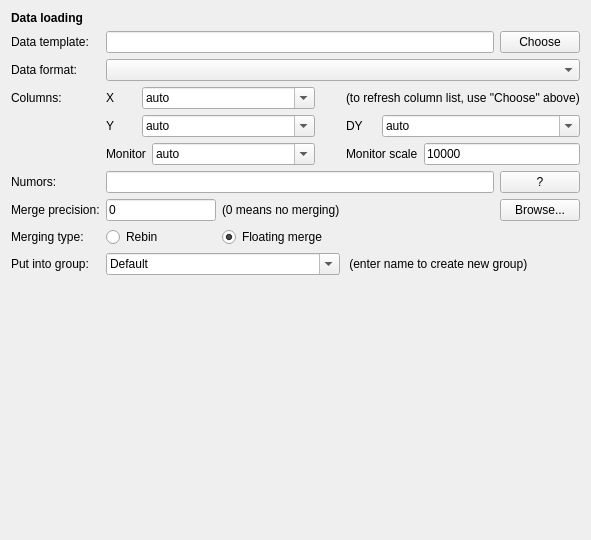
<?xml version="1.0" encoding="UTF-8"?>
<ui version="4.0">
 <class>Form</class>
 <widget class="QWidget" name="Form">
  <property name="geometry">
   <rect>
    <x>0</x>
    <y>0</y>
    <width>591</width>
    <height>540</height>
   </rect>
  </property>
  <property name="windowTitle">
   <string>Form</string>
  </property>
  <layout class="QHBoxLayout" name="horizontalLayout">
   <item>
    <layout class="QGridLayout" name="gridLayout">
     <item row="4" column="1" colspan="2">
      <layout class="QHBoxLayout" name="horizontalLayout_2">
       <item>
        <widget class="QLabel" name="label_5">
         <property name="sizePolicy">
          <sizepolicy hsizetype="Fixed" vsizetype="Preferred">
           <horstretch>0</horstretch>
           <verstretch>0</verstretch>
          </sizepolicy>
         </property>
         <property name="minimumSize">
          <size>
           <width>30</width>
           <height>0</height>
          </size>
         </property>
         <property name="text">
          <string>Y</string>
         </property>
        </widget>
       </item>
       <item>
        <widget class="QComboBox" name="ycolBox">
         <property name="editable">
          <bool>true</bool>
         </property>
         <item>
          <property name="text">
           <string>auto</string>
          </property>
         </item>
        </widget>
       </item>
       <item>
        <spacer name="horizontalSpacer_2">
         <property name="orientation">
          <enum>Qt::Horizontal</enum>
         </property>
         <property name="sizeType">
          <enum>QSizePolicy::Fixed</enum>
         </property>
         <property name="sizeHint" stdset="0">
          <size>
           <width>25</width>
           <height>20</height>
          </size>
         </property>
        </spacer>
       </item>
      </layout>
     </item>
     <item row="10" column="1">
      <spacer name="verticalSpacer">
       <property name="orientation">
        <enum>Qt::Vertical</enum>
       </property>
       <property name="sizeHint" stdset="0">
        <size>
         <width>20</width>
         <height>40</height>
        </size>
       </property>
      </spacer>
     </item>
     <item row="11" column="0" colspan="5">
      <widget class="QDialogButtonBox" name="buttonBox">
       <property name="standardButtons">
        <set>QDialogButtonBox::NoButton</set>
       </property>
      </widget>
     </item>
     <item row="8" column="0">
      <widget class="QLabel" name="label_13">
       <property name="text">
        <string>Merging type:</string>
       </property>
      </widget>
     </item>
     <item row="8" column="1">
      <widget class="QRadioButton" name="rbRebin">
       <property name="text">
        <string>Rebin</string>
       </property>
       <property name="checked">
        <bool>false</bool>
       </property>
      </widget>
     </item>
     <item row="8" column="2">
      <widget class="QRadioButton" name="rbFloatMerge">
       <property name="text">
        <string>Floating merge</string>
       </property>
       <property name="checkable">
        <bool>true</bool>
       </property>
       <property name="checked">
        <bool>true</bool>
       </property>
      </widget>
     </item>
     <item row="0" column="0" colspan="2">
      <widget class="QLabel" name="label_10">
       <property name="font">
        <font>
         <weight>75</weight>
         <bold>true</bold>
        </font>
       </property>
       <property name="text">
        <string>Data loading</string>
       </property>
      </widget>
     </item>
     <item row="6" column="0">
      <widget class="QLabel" name="label_6">
       <property name="sizePolicy">
        <sizepolicy hsizetype="Fixed" vsizetype="Preferred">
         <horstretch>0</horstretch>
         <verstretch>0</verstretch>
        </sizepolicy>
       </property>
       <property name="text">
        <string>Numors:</string>
       </property>
      </widget>
     </item>
     <item row="6" column="1" colspan="3">
      <widget class="QLineEdit" name="numorsEdit"/>
     </item>
     <item row="6" column="4">
      <widget class="QPushButton" name="numorHelpBtn">
       <property name="text">
        <string>?</string>
       </property>
      </widget>
     </item>
     <item row="7" column="0">
      <widget class="QLabel" name="label_7">
       <property name="sizePolicy">
        <sizepolicy hsizetype="Fixed" vsizetype="Preferred">
         <horstretch>0</horstretch>
         <verstretch>0</verstretch>
        </sizepolicy>
       </property>
       <property name="text">
        <string>Merge precision:</string>
       </property>
      </widget>
     </item>
     <item row="7" column="1">
      <widget class="QLineEdit" name="precisionEdit">
       <property name="sizePolicy">
        <sizepolicy hsizetype="Ignored" vsizetype="Fixed">
         <horstretch>0</horstretch>
         <verstretch>0</verstretch>
        </sizepolicy>
       </property>
       <property name="text">
        <string>0</string>
       </property>
      </widget>
     </item>
     <item row="7" column="2">
      <widget class="QLabel" name="label_12">
       <property name="text">
        <string>(0 means no merging)</string>
       </property>
      </widget>
     </item>
     <item row="7" column="4">
      <widget class="QPushButton" name="browseBtn">
       <property name="text">
        <string>Browse...</string>
       </property>
      </widget>
     </item>
     <item row="3" column="1" colspan="2">
      <layout class="QHBoxLayout" name="horizontalLayout_4">
       <item>
        <widget class="QLabel" name="label_4">
         <property name="sizePolicy">
          <sizepolicy hsizetype="Fixed" vsizetype="Preferred">
           <horstretch>0</horstretch>
           <verstretch>0</verstretch>
          </sizepolicy>
         </property>
         <property name="minimumSize">
          <size>
           <width>30</width>
           <height>0</height>
          </size>
         </property>
         <property name="text">
          <string>X</string>
         </property>
        </widget>
       </item>
       <item>
        <widget class="QComboBox" name="xcolBox">
         <property name="editable">
          <bool>true</bool>
         </property>
         <item>
          <property name="text">
           <string>auto</string>
          </property>
         </item>
        </widget>
       </item>
       <item>
        <spacer name="horizontalSpacer">
         <property name="orientation">
          <enum>Qt::Horizontal</enum>
         </property>
         <property name="sizeType">
          <enum>QSizePolicy::Fixed</enum>
         </property>
         <property name="sizeHint" stdset="0">
          <size>
           <width>25</width>
           <height>20</height>
          </size>
         </property>
        </spacer>
       </item>
      </layout>
     </item>
     <item row="5" column="3" colspan="2">
      <layout class="QHBoxLayout" name="horizontalLayout_6">
       <item>
        <widget class="QLabel" name="label_9">
         <property name="sizePolicy">
          <sizepolicy hsizetype="Fixed" vsizetype="Preferred">
           <horstretch>0</horstretch>
           <verstretch>0</verstretch>
          </sizepolicy>
         </property>
         <property name="text">
          <string>Monitor scale</string>
         </property>
        </widget>
       </item>
       <item>
        <widget class="QLineEdit" name="monscaleEdit">
         <property name="text">
          <string>10000</string>
         </property>
        </widget>
       </item>
      </layout>
     </item>
     <item row="1" column="0">
      <widget class="QLabel" name="label_2">
       <property name="sizePolicy">
        <sizepolicy hsizetype="Fixed" vsizetype="Preferred">
         <horstretch>0</horstretch>
         <verstretch>0</verstretch>
        </sizepolicy>
       </property>
       <property name="text">
        <string>Data template:</string>
       </property>
      </widget>
     </item>
     <item row="1" column="1" colspan="3">
      <widget class="QLineEdit" name="templateEdit">
       <property name="readOnly">
        <bool>true</bool>
       </property>
      </widget>
     </item>
     <item row="1" column="4">
      <widget class="QPushButton" name="settemplateBtn">
       <property name="sizePolicy">
        <sizepolicy hsizetype="Fixed" vsizetype="Fixed">
         <horstretch>0</horstretch>
         <verstretch>0</verstretch>
        </sizepolicy>
       </property>
       <property name="text">
        <string> Choose </string>
       </property>
       <property name="icon">
        <iconset theme="document-open">
         <normaloff/>
        </iconset>
       </property>
      </widget>
     </item>
     <item row="2" column="0">
      <widget class="QLabel" name="label">
       <property name="sizePolicy">
        <sizepolicy hsizetype="Fixed" vsizetype="Preferred">
         <horstretch>0</horstretch>
         <verstretch>0</verstretch>
        </sizepolicy>
       </property>
       <property name="text">
        <string>Data format:</string>
       </property>
      </widget>
     </item>
     <item row="2" column="1" colspan="4">
      <widget class="QComboBox" name="dataformatBox"/>
     </item>
     <item row="3" column="0">
      <widget class="QLabel" name="label_3">
       <property name="sizePolicy">
        <sizepolicy hsizetype="Fixed" vsizetype="Preferred">
         <horstretch>0</horstretch>
         <verstretch>0</verstretch>
        </sizepolicy>
       </property>
       <property name="text">
        <string>Columns:</string>
       </property>
      </widget>
     </item>
     <item row="4" column="3" colspan="2">
      <layout class="QHBoxLayout" name="horizontalLayout_3">
       <item>
        <widget class="QLabel" name="label_11">
         <property name="sizePolicy">
          <sizepolicy hsizetype="Fixed" vsizetype="Preferred">
           <horstretch>0</horstretch>
           <verstretch>0</verstretch>
          </sizepolicy>
         </property>
         <property name="minimumSize">
          <size>
           <width>30</width>
           <height>0</height>
          </size>
         </property>
         <property name="text">
          <string>DY</string>
         </property>
        </widget>
       </item>
       <item>
        <widget class="QComboBox" name="dycolBox">
         <property name="editable">
          <bool>true</bool>
         </property>
         <item>
          <property name="text">
           <string>auto</string>
          </property>
         </item>
        </widget>
       </item>
      </layout>
     </item>
     <item row="5" column="1" colspan="2">
      <layout class="QHBoxLayout" name="horizontalLayout_5">
       <item>
        <widget class="QLabel" name="label_8">
         <property name="sizePolicy">
          <sizepolicy hsizetype="Fixed" vsizetype="Preferred">
           <horstretch>0</horstretch>
           <verstretch>0</verstretch>
          </sizepolicy>
         </property>
         <property name="text">
          <string>Monitor</string>
         </property>
        </widget>
       </item>
       <item>
        <widget class="QComboBox" name="moncolBox">
         <property name="editable">
          <bool>true</bool>
         </property>
         <item>
          <property name="text">
           <string>auto</string>
          </property>
         </item>
        </widget>
       </item>
       <item>
        <spacer name="horizontalSpacer_3">
         <property name="orientation">
          <enum>Qt::Horizontal</enum>
         </property>
         <property name="sizeType">
          <enum>QSizePolicy::Fixed</enum>
         </property>
         <property name="sizeHint" stdset="0">
          <size>
           <width>25</width>
           <height>20</height>
          </size>
         </property>
        </spacer>
       </item>
      </layout>
     </item>
     <item row="9" column="0">
      <widget class="QLabel" name="groupBoxLbl">
       <property name="text">
        <string>Put into group:</string>
       </property>
      </widget>
     </item>
     <item row="9" column="1" colspan="2">
      <widget class="QComboBox" name="groupBox">
       <property name="editable">
        <bool>true</bool>
       </property>
       <item>
        <property name="text">
         <string>Default</string>
        </property>
       </item>
      </widget>
     </item>
     <item row="9" column="3" colspan="2">
      <widget class="QLabel" name="groupBoxDesc">
       <property name="text">
        <string> (enter name to create new group)</string>
       </property>
      </widget>
     </item>
     <item row="3" column="3" colspan="2">
      <widget class="QLabel" name="label_12">
       <property name="text">
        <string>(to refresh column list, use &quot;Choose&quot; above)</string>
       </property>
      </widget>
     </item>
    </layout>
   </item>
  </layout>
 </widget>
 <tabstops>
  <tabstop>templateEdit</tabstop>
  <tabstop>settemplateBtn</tabstop>
  <tabstop>dataformatBox</tabstop>
  <tabstop>xcolBox</tabstop>
  <tabstop>ycolBox</tabstop>
  <tabstop>dycolBox</tabstop>
  <tabstop>moncolBox</tabstop>
  <tabstop>monscaleEdit</tabstop>
  <tabstop>numorsEdit</tabstop>
  <tabstop>numorHelpBtn</tabstop>
  <tabstop>precisionEdit</tabstop>
  <tabstop>browseBtn</tabstop>
  <tabstop>rbRebin</tabstop>
  <tabstop>rbFloatMerge</tabstop>
  <tabstop>groupBox</tabstop>
  <tabstop>buttonBox</tabstop>
 </tabstops>
 <resources/>
 <connections/>
</ui>
